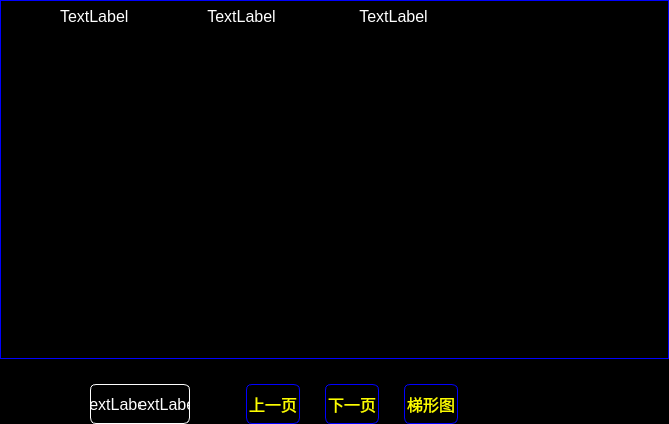
<?xml version="1.0" encoding="UTF-8"?>
<ui version="4.0">
 <class>FailureList</class>
 <widget class="QWidget" name="FailureList">
  <property name="geometry">
   <rect>
    <x>0</x>
    <y>0</y>
    <width>669</width>
    <height>424</height>
   </rect>
  </property>
  <property name="windowTitle">
   <string>Form</string>
  </property>
  <property name="styleSheet">
   <string notr="true">QWidget{
	background:black;
}
QWidget#widget{
	border:1px solid #0000fe;
}
QLabel{
	font:75 16px;
	color:#fefefe;
}

QLabel#label_pageNum{
	border:1px solid #fefefe;
	border-right:none;
	border-top-left-radius:6px;
	border-bottom-left-radius:6px;
}

QLabel#label_TotalPage{
	border:1px solid #fefefe;
	border-left:none;
	border-top-right-radius:6px;
	border-bottom-right-radius:6px;
}

QPushButton{
	font:75 16px;
	color:#fdfd00;
	border:1px solid #0000fe;
	border-radius:6px;
}

QPushButton:focus{
	padding:-4px;
}

QPushButton:focus,QPushButton:pressed{
	background:#0000fe;
	border:1px solid #fdfd00;
}
</string>
  </property>
  <layout class="QVBoxLayout" name="verticalLayout_2">
   <property name="spacing">
    <number>25</number>
   </property>
   <property name="margin">
    <number>0</number>
   </property>
   <item>
    <widget class="QWidget" name="widget" native="true">
     <layout class="QVBoxLayout" name="verticalLayout">
      <property name="spacing">
       <number>0</number>
      </property>
      <property name="margin">
       <number>1</number>
      </property>
      <item>
       <layout class="QHBoxLayout" name="horizontalLayout_4">
        <property name="spacing">
         <number>0</number>
        </property>
        <item>
         <spacer name="horizontalSpacer_7">
          <property name="orientation">
           <enum>Qt::Horizontal</enum>
          </property>
          <property name="sizeHint" stdset="0">
           <size>
            <width>83</width>
            <height>20</height>
           </size>
          </property>
         </spacer>
        </item>
        <item>
         <widget class="QLabel" name="label_outputBusId">
          <property name="text">
           <string>TextLabel</string>
          </property>
         </widget>
        </item>
        <item>
         <spacer name="horizontalSpacer_2">
          <property name="orientation">
           <enum>Qt::Horizontal</enum>
          </property>
          <property name="sizeType">
           <enum>QSizePolicy::Fixed</enum>
          </property>
          <property name="sizeHint" stdset="0">
           <size>
            <width>78</width>
            <height>20</height>
           </size>
          </property>
         </spacer>
        </item>
        <item>
         <widget class="QLabel" name="label_failureName">
          <property name="minimumSize">
           <size>
            <width>0</width>
            <height>30</height>
           </size>
          </property>
          <property name="maximumSize">
           <size>
            <width>16777215</width>
            <height>30</height>
           </size>
          </property>
          <property name="text">
           <string>TextLabel</string>
          </property>
          <property name="alignment">
           <set>Qt::AlignCenter</set>
          </property>
         </widget>
        </item>
        <item>
         <spacer name="horizontalSpacer_3">
          <property name="orientation">
           <enum>Qt::Horizontal</enum>
          </property>
          <property name="sizeType">
           <enum>QSizePolicy::Preferred</enum>
          </property>
          <property name="sizeHint" stdset="0">
           <size>
            <width>108</width>
            <height>20</height>
           </size>
          </property>
         </spacer>
        </item>
        <item>
         <widget class="QLabel" name="label_failureLv">
          <property name="minimumSize">
           <size>
            <width>0</width>
            <height>30</height>
           </size>
          </property>
          <property name="maximumSize">
           <size>
            <width>16777215</width>
            <height>30</height>
           </size>
          </property>
          <property name="text">
           <string>TextLabel</string>
          </property>
          <property name="alignment">
           <set>Qt::AlignCenter</set>
          </property>
         </widget>
        </item>
        <item>
         <spacer name="horizontalSpacer_4">
          <property name="orientation">
           <enum>Qt::Horizontal</enum>
          </property>
          <property name="sizeType">
           <enum>QSizePolicy::Preferred</enum>
          </property>
          <property name="sizeHint" stdset="0">
           <size>
            <width>264</width>
            <height>20</height>
           </size>
          </property>
         </spacer>
        </item>
       </layout>
      </item>
      <item>
       <widget class="QStackedWidget" name="stackedWidget"/>
      </item>
     </layout>
    </widget>
   </item>
   <item>
    <layout class="QHBoxLayout" name="horizontalLayout_3">
     <property name="spacing">
      <number>0</number>
     </property>
     <item>
      <layout class="QHBoxLayout" name="horizontalLayout">
       <property name="spacing">
        <number>0</number>
       </property>
       <item>
        <spacer name="horizontalSpacer_6">
         <property name="orientation">
          <enum>Qt::Horizontal</enum>
         </property>
         <property name="sizeType">
          <enum>QSizePolicy::Fixed</enum>
         </property>
         <property name="sizeHint" stdset="0">
          <size>
           <width>90</width>
           <height>20</height>
          </size>
         </property>
        </spacer>
       </item>
       <item>
        <widget class="QLabel" name="label_pageNum">
         <property name="minimumSize">
          <size>
           <width>50</width>
           <height>40</height>
          </size>
         </property>
         <property name="maximumSize">
          <size>
           <width>50</width>
           <height>40</height>
          </size>
         </property>
         <property name="text">
          <string>TextLabel</string>
         </property>
         <property name="alignment">
          <set>Qt::AlignCenter</set>
         </property>
        </widget>
       </item>
       <item>
        <widget class="QLabel" name="label_TotalPage">
         <property name="minimumSize">
          <size>
           <width>50</width>
           <height>40</height>
          </size>
         </property>
         <property name="maximumSize">
          <size>
           <width>50</width>
           <height>40</height>
          </size>
         </property>
         <property name="text">
          <string>TextLabel</string>
         </property>
         <property name="alignment">
          <set>Qt::AlignCenter</set>
         </property>
        </widget>
       </item>
      </layout>
     </item>
     <item>
      <spacer name="horizontalSpacer">
       <property name="orientation">
        <enum>Qt::Horizontal</enum>
       </property>
       <property name="sizeType">
        <enum>QSizePolicy::Fixed</enum>
       </property>
       <property name="sizeHint" stdset="0">
        <size>
         <width>56</width>
         <height>20</height>
        </size>
       </property>
      </spacer>
     </item>
     <item>
      <layout class="QHBoxLayout" name="horizontalLayout_2">
       <property name="spacing">
        <number>25</number>
       </property>
       <item>
        <widget class="QPushButton" name="pbt_pageUp">
         <property name="minimumSize">
          <size>
           <width>54</width>
           <height>40</height>
          </size>
         </property>
         <property name="maximumSize">
          <size>
           <width>54</width>
           <height>40</height>
          </size>
         </property>
         <property name="text">
          <string>上一页</string>
         </property>
        </widget>
       </item>
       <item>
        <widget class="QPushButton" name="pbt_pageDown">
         <property name="minimumSize">
          <size>
           <width>54</width>
           <height>40</height>
          </size>
         </property>
         <property name="maximumSize">
          <size>
           <width>54</width>
           <height>40</height>
          </size>
         </property>
         <property name="text">
          <string>下一页</string>
         </property>
        </widget>
       </item>
       <item>
        <widget class="QPushButton" name="pbt_ladderDiagram">
         <property name="minimumSize">
          <size>
           <width>54</width>
           <height>40</height>
          </size>
         </property>
         <property name="maximumSize">
          <size>
           <width>54</width>
           <height>40</height>
          </size>
         </property>
         <property name="text">
          <string>梯形图</string>
         </property>
        </widget>
       </item>
       <item>
        <spacer name="horizontalSpacer_5">
         <property name="orientation">
          <enum>Qt::Horizontal</enum>
         </property>
         <property name="sizeHint" stdset="0">
          <size>
           <width>200</width>
           <height>20</height>
          </size>
         </property>
        </spacer>
       </item>
      </layout>
     </item>
    </layout>
   </item>
  </layout>
 </widget>
 <resources/>
 <connections/>
</ui>
